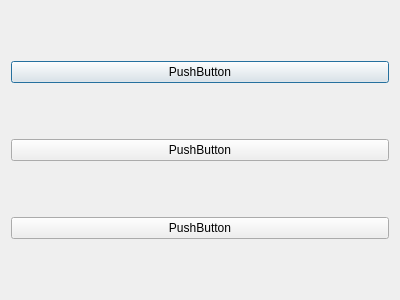
<?xml version="1.0" encoding="UTF-8"?>
<ui version="4.0">
 <class>Dialog</class>
 <widget class="QDialog" name="Dialog">
  <property name="geometry">
   <rect>
    <x>0</x>
    <y>0</y>
    <width>400</width>
    <height>300</height>
   </rect>
  </property>
  <property name="windowTitle">
   <string>Dialog</string>
  </property>
  <layout class="QGridLayout" name="gridLayout">
   <item row="0" column="0">
    <widget class="QPushButton" name="pushButton">
     <property name="text">
      <string>PushButton</string>
     </property>
    </widget>
   </item>
   <item row="1" column="0">
    <widget class="QPushButton" name="pushButton_2">
     <property name="text">
      <string>PushButton</string>
     </property>
    </widget>
   </item>
   <item row="2" column="0">
    <widget class="QPushButton" name="pushButton_3">
     <property name="text">
      <string>PushButton</string>
     </property>
    </widget>
   </item>
  </layout>
 </widget>
 <resources/>
 <connections/>
</ui>
